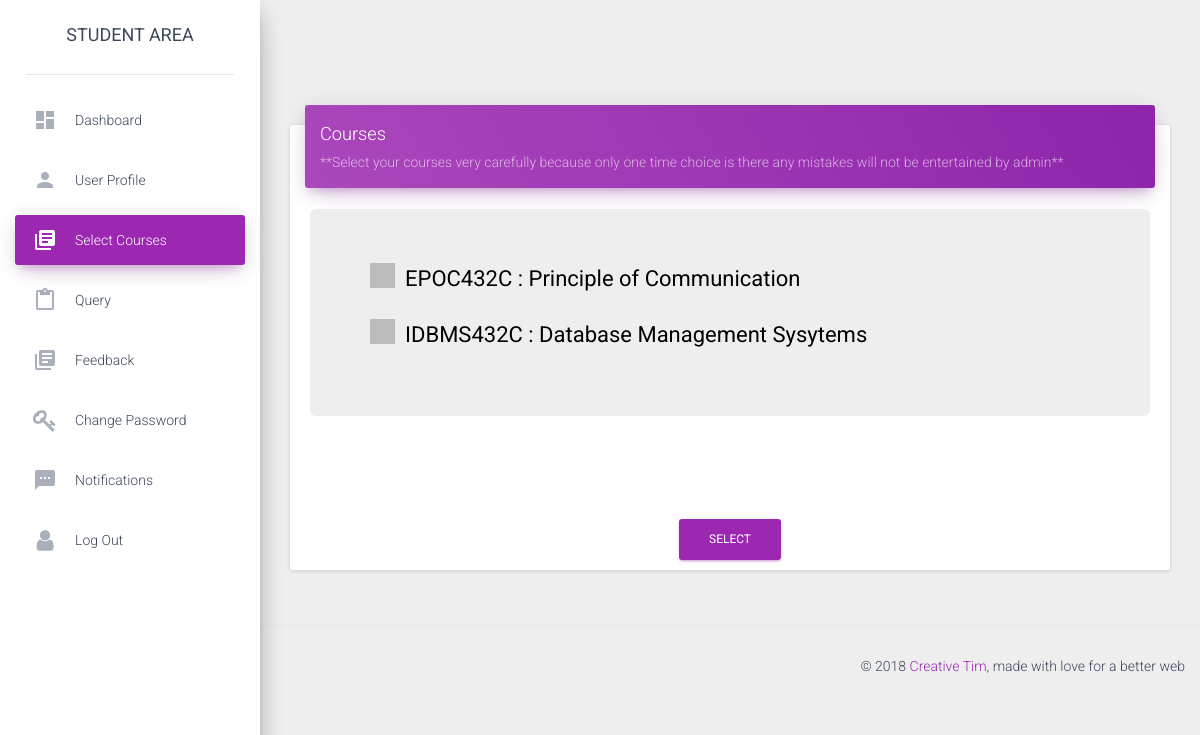
Before: /courses (signed in) with the older database file.
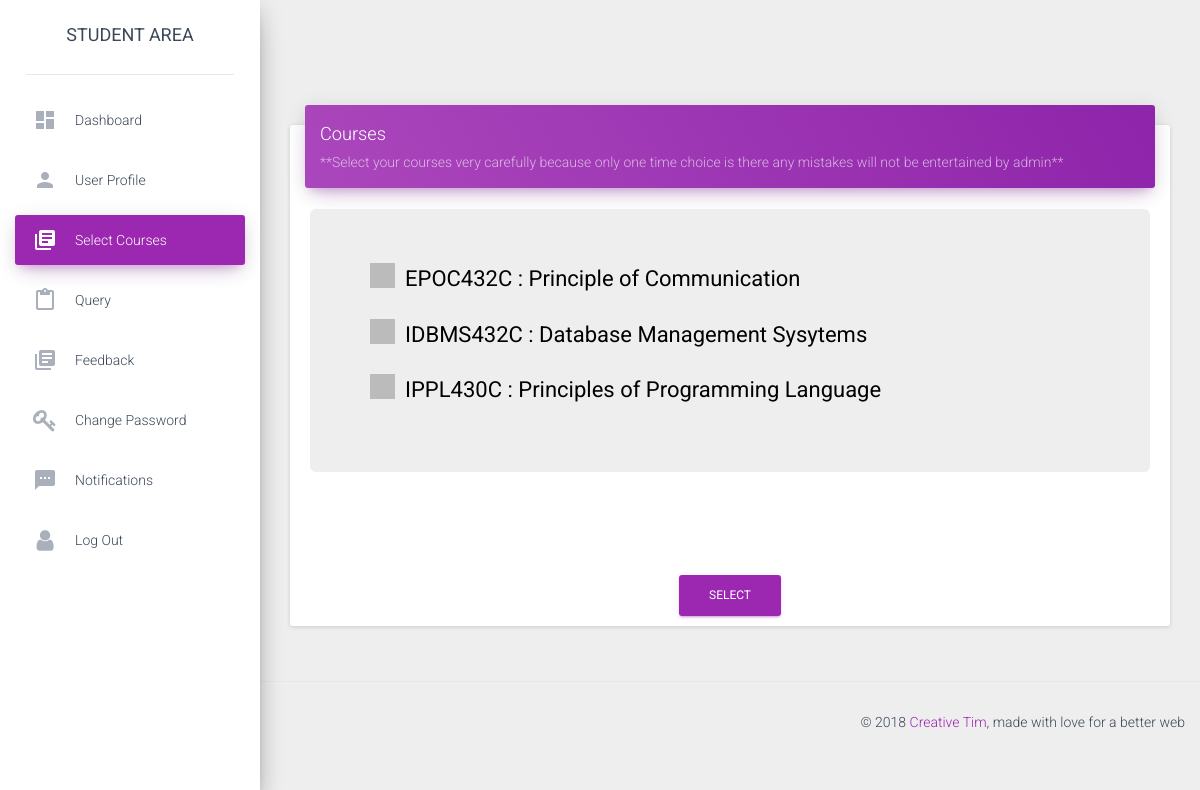
After: the same page with the newer database file.
### app.py (models this page shows)
class courses(db.Model):
	__tablename__ = 'courses'
	column_display_pk = True
	course_code = db.Column(db.String(20), primary_key=True)
	course_name = db.Column(db.String(40))
	credits = db.Column(db.Integer)
	semester = db.Column(db.Integer)
	department = db.Column(db.String(40))

### app.py (the view)
@app.route('/courses',methods = ['GET','POST'])
def courses():
	global current,type1
	course = None
	if session.get('logged_in'):
		conn = sqlite3.connect('students.sqlite3')
		cur = conn.cursor()
		cur.execute("SELECT * FROM users WHERE username = (?)",(current,))
		users = cur.fetchone()
		cur.execute("SELECT type1 from users where username = (?)",(current,))
		type1 = cur.fetchone()[0]
		cur.execute("SELECT * FROM query WHERE useremail = (?) and seen = (?) and reply_to_query != (?)",(current+"@iiita.ac.in",0,"None",))
		notifications = cur.fetchall()
		if notifications==[]:
			notifications=None
		if type1 == "Student" :
			cur.execute("SELECT semester from users where username = (?)",(current,))
			sem = int(cur.fetchone()[0])
			cur.execute("SELECT course_code,course_name from courses where semester = (?) ",(sem,))
			course = cur.fetchall()
		else :
			cur.execute("SELECT course_code,course_name from courses order by semester ")
			course = cur.fetchall()
		if request.method=="POST":
			for course_c in course:
				if request.form.get(course_c[0],):
					cur.execute("INSERT into users_courses (course_code,useremail) values (?,?)",(course_c[0],current+"@iiita.ac.in"))
					conn.commit()
			return redirect(url_for('dashboard',id=current))
		exist = None
		cur.execute("SELECT * FROM users_courses WHERE useremail = (?)",(current+"@iiita.ac.in",))
		users_cour = cur.fetchall()
		if users_cour != []:
			exist = True
		return render_template("courses.html",type1=type1,users=users,courses=course,exist=exist,notifications=notifications)
	return redirect(url_for('login'))

### templates/courses.html (shortened to what the changed rows need)
<!doctype html>
<html lang="en">
<head>
    <link href="../static/css/bootstrap.min.css" rel="stylesheet" />
    <link href="../static/css/material-dashboard.css?v=1.2.0" rel="stylesheet" />
    <link href="../static/css/demo.css" rel="stylesheet" />
    <link href="http://maxcdn.bootstrapcdn.com/font-awesome/latest/css/font-awesome.min.css" rel="stylesheet">
</head>
<body>
    <div class="wrapper">
        <div class="main-panel">
            <div class="content">
                <div class="container-fluid">
                    <div class="card">
                        <form method="POST" action="">
                        <div class="card-content">
                            <div class="row">
                                <div class="col-md-12">
                                    <div class="jumbotron" style="">
                                        {% for course in courses %}
                    					<div class="row">
                    					<div class="col-md-12">
                    						<label class="container">{{course[0].upper()}} : {{course[1]}}
                      						<span class="checkmark"></span>
                    						</label>
                    					</div>
                                        </div>
                                        {% endfor %}
                                    </div>
                                </div>
                            </div>
                            <br>
                            <br>
                        </div>
                    </form>
                    </div>
                </div>
            </div>
        </div>
    </div>
</body>
</html>

Changed rows visible on the page:
added courses: course_code "IPPL430C", course_name "Principles of Programming Language"
